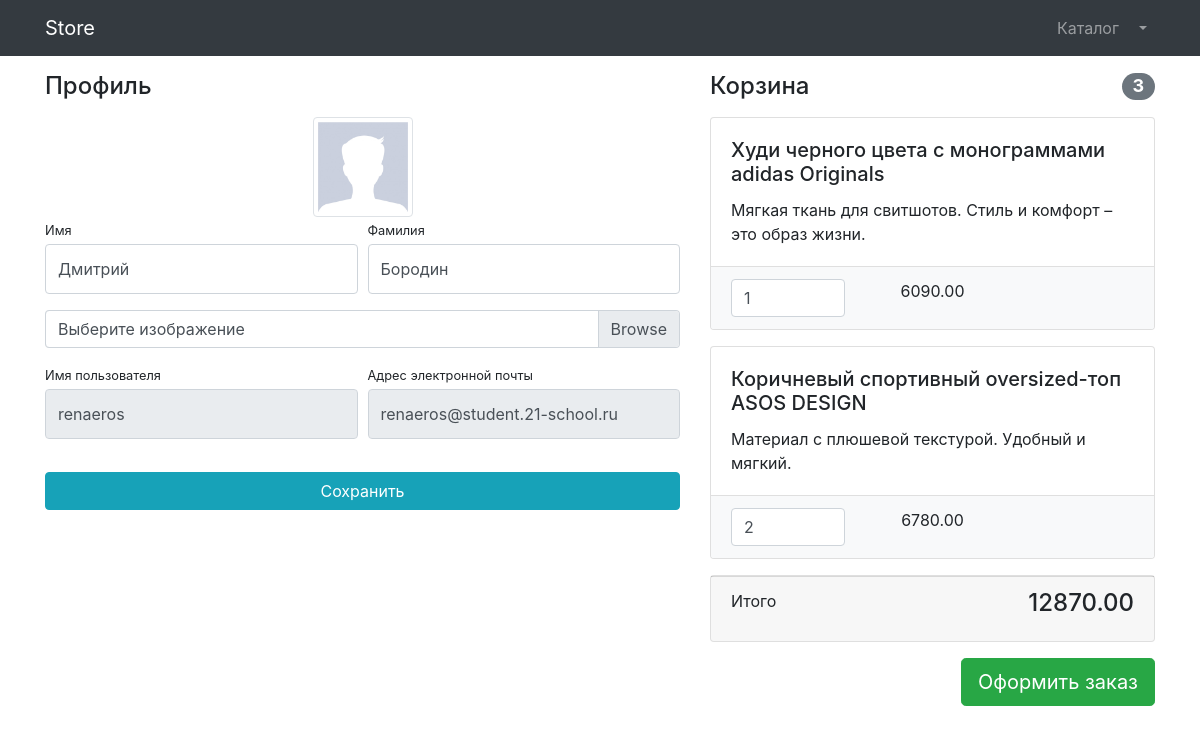
The page /users/profile/ (signed in) on the database its author committed.
### users/models.py (models this page shows)
class User(AbstractUser):
    image = models.ImageField(upload_to='users_images', null=True, blank=True)

### products/models.py (models this page shows, shortened)
class Basket(models.Model):
    user = models.ForeignKey(to=User, on_delete=models.CASCADE)
    product = models.ForeignKey(to=Product, on_delete=models.CASCADE)
    quantity = models.PositiveSmallIntegerField(default=0)
    created_timestamp = models.DateTimeField(auto_now_add=True)
    objects = BasketQuerySet.as_manager()
    class Meta:
        verbose_name = "корзина"
        verbose_name_plural = "корзина"
    def sum(self):
        return self.product.price * self.quantity

class Product(models.Model):
    name = models.CharField(max_length=256)
    description = models.TextField()
    price = models.DecimalField(max_digits=6, decimal_places=2)
    quantity = models.PositiveIntegerField(default=0)
    image = models.ImageField(upload_to='products_images')
    category = models.ForeignKey(to=ProductCategory, on_delete=models.CASCADE)
    class Meta:
        verbose_name = "продукт"
        verbose_name_plural = "продукты"

### users/views.py (the view)
# urls.py: path("profile/", profile, name="profile"),
@login_required
def profile(request):
    if request.method == "POST":
        form = UserProfileForm(instance=request.user, data=request.POST, files=request.FILES)
        if form.is_valid():
            form.save()
            return HttpResponseRedirect(reverse("users:profile"))
        else:
            print(form.errors)
    else:
        form = UserProfileForm(instance=request.user)
    context = {
        "title": "Store - Профиль",
        "form": form,
        "basket": Basket.objects.filter(user=request.user),
    }
    return render(request, "users/profile.html", context)

### users/forms.py
class UserProfileForm(UserChangeForm):
    first_name = forms.CharField(widget=forms.TextInput(attrs={"class": "form-control py-4"}))
    last_name = forms.CharField(widget=forms.TextInput(attrs={"class": "form-control py-4"}))
    image = forms.ImageField(widget=forms.FileInput(attrs={"class": "custom-file-label"}), required=False)
    username = forms.CharField(widget=forms.TextInput(attrs={"class": "form-control py-4", "readonly": "True"}))
    email = forms.CharField(widget=forms.EmailInput(attrs={"class": "form-control py-4", "readonly": "True"}))
    class Meta:
        model = User
        fields = ("first_name", "last_name", "image", "username", "email")

### products/models.py (called while the page is built)
    def total_sum(self):
        return sum(basket.sum() for basket in self)

    def total_quantity(self):
        return sum(basket.quantity for basket in self)

### users/templates/users/profile.html (shortened to what this page needs)
{% extends "products/base.html" %}
{% load static %}
{% block css %}
    <link href="{% static 'vendor/css/profile.css' %}" rel="stylesheet">
{% endblock %}
{% block content %}
	<div class="container">
    <div class="row">
        <div class="col-lg-7">
            <h4 class="mt-3 mb-3">Профиль</h4>
            <div class="col-lg-12 text-center">
                <img width="100" height="100"
                     src="{% if user.image %} {{ users.image.url }} {% else %} {% static 'vendor/img/users/default_avatar.jpg' %} {% endif %}"
                     class="img-thumbnail">
            </div>
            <form action="{% url 'users:profile' %}" method="POST" enctype="multipart/form-data">
                <div class="form-row">
                    <div class="col-lg-6">
                        <div class="form-group">
                            <label class="small mb-1" for="{{ form.first_name.id_for_label }}">Имя</label>
                            {{ form.first_name}}
                        </div>
                    </div>
                    <div class="col-lg-6">
                        <div class="form-group">
                            <label class="small mb-1" for="{{ form.last_name.id_for_label }}">Фамилия</label>
                            {{ form.last_name }}
                        </div>
                    </div>
                </div>
                <div class="form-row mb-2">
                    <div class="col-lg-12">
                        <div class="custom-file">
                            <label class="custom-file-label" for="{{ form.image.id_for_label }}">Выберите изображение</label>
                        </div>
                    </div>
                </div>
                <div class="form-row">
                    <div class="col-lg-6">
                        <label class="small mb-1" for="{{ form.username.id_for_label }}">Имя пользователя</label>
                        {{ form.username }}
                    </div>
                    <div class="col-lg-6">
                        <label class="small mb-1" for="{{ form.email.id_for_label }}">Адрес электронной
                            почты</label>
                        {{ form.email }}
                    </div>
                </div>
                <div class="form-row">
                    <div class="col-lg-12" style="margin-top: 33px;">
                        <input class="btn btn-info btn-block" type="submit" value="Сохранить">
                    </div>
                </div>
            </form>
        </div>
        <div class="col-lg-5">
            {% include "products/basket.html" %}
        </div>
    </div>
</div>
{% endblock %}

### products/templates/products/basket.html (shortened to what this page needs)
{% if basket %}
    <h4 class="mt-3 mb-3 d-flex justify-content-between align-items-center mb-3">
                Корзина <span class="badge badge-secondary badge-pill">{{ basket.total_quantity }}</span>
            </h4>
    {% for item in basket %}
        <div class="card mb-3">
        <div class="card-body">
            <h5 class="card-title">{{ item.product.name }}</h5>
            <p class="card-text">{{ item.product.description }}</p>
        </div>
        <ul class="list-group list-group-flush">
            <li class="list-group-item bg-light">
                <div class="row text-center">
                    <div class="col-lg-4">
                        <input name="basketID" type="number" class="form-control"
                               value="{{ item.quantity }}" min="0">
                    </div>
                    <div class="col-lg-4">{{ item.sum }}</div>
                    <div class="col-lg-4">
                    </div>
                </div>
            </li>
        </ul>
        </div>
    {% endfor %}
    <div class="card mb-3">
        <div class="card-footer">
            <p class="float-left">Итого</p>
            <h4 class="float-right">{{ basket.total_sum }}</h4>
        </div>
        </div>
    <a class="btn btn-success btn-lg float-right" href="../orders/order-create.html">
        Оформить заказ
        </a>
{% else %}
    <h4 class="mt-3 mb-3 text-center">
            Корзина пуста
    </h4>
{% endif %}

### rows shown on the page
User: first_name "Дмитрий", last_name "Бородин", username "renaeros", email "renaeros@student.21-school.ru"
Basket: total_quantity "3", product.name "Худи черного цвета с монограммами adidas Originals", product.description "Мягкая ткань для свитшотов. Стиль и комфорт – это образ жизни.", basketID "1", sum "6090.00", total_sum "12870.00"
Basket: product.name "Коричневый спортивный oversized-топ ASOS DESIGN", product.description "Материал с плюшевой текстурой. Удобный и мягкий.", basketID "2", sum "6780.00"
